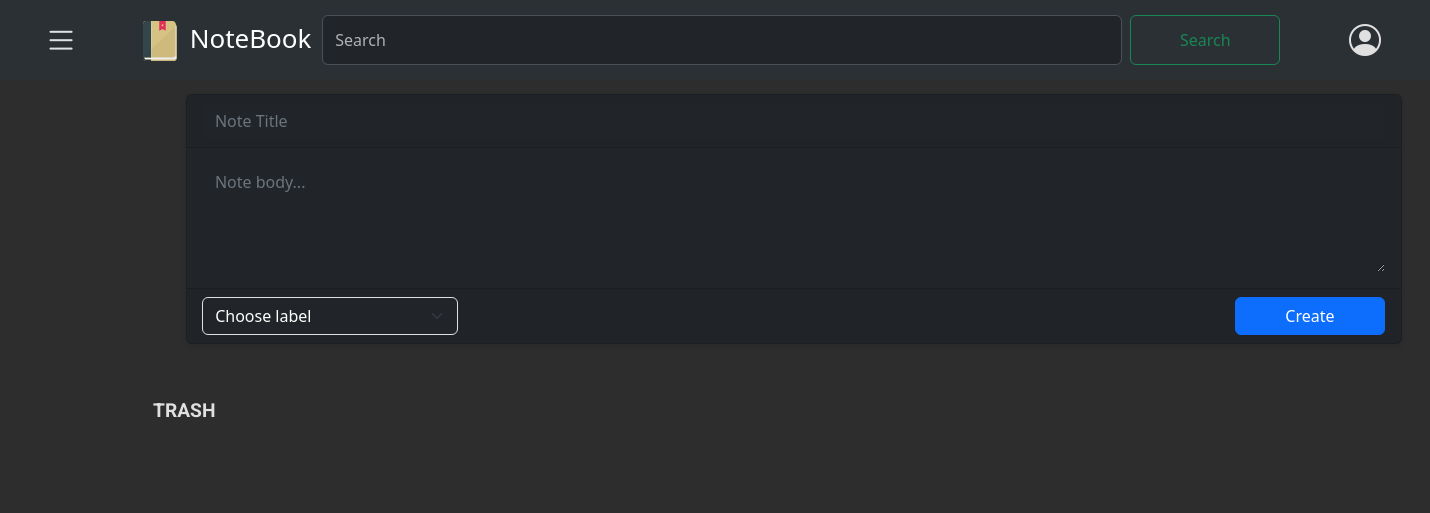
Before: /notes/trash/ (signed in) with the older database file.
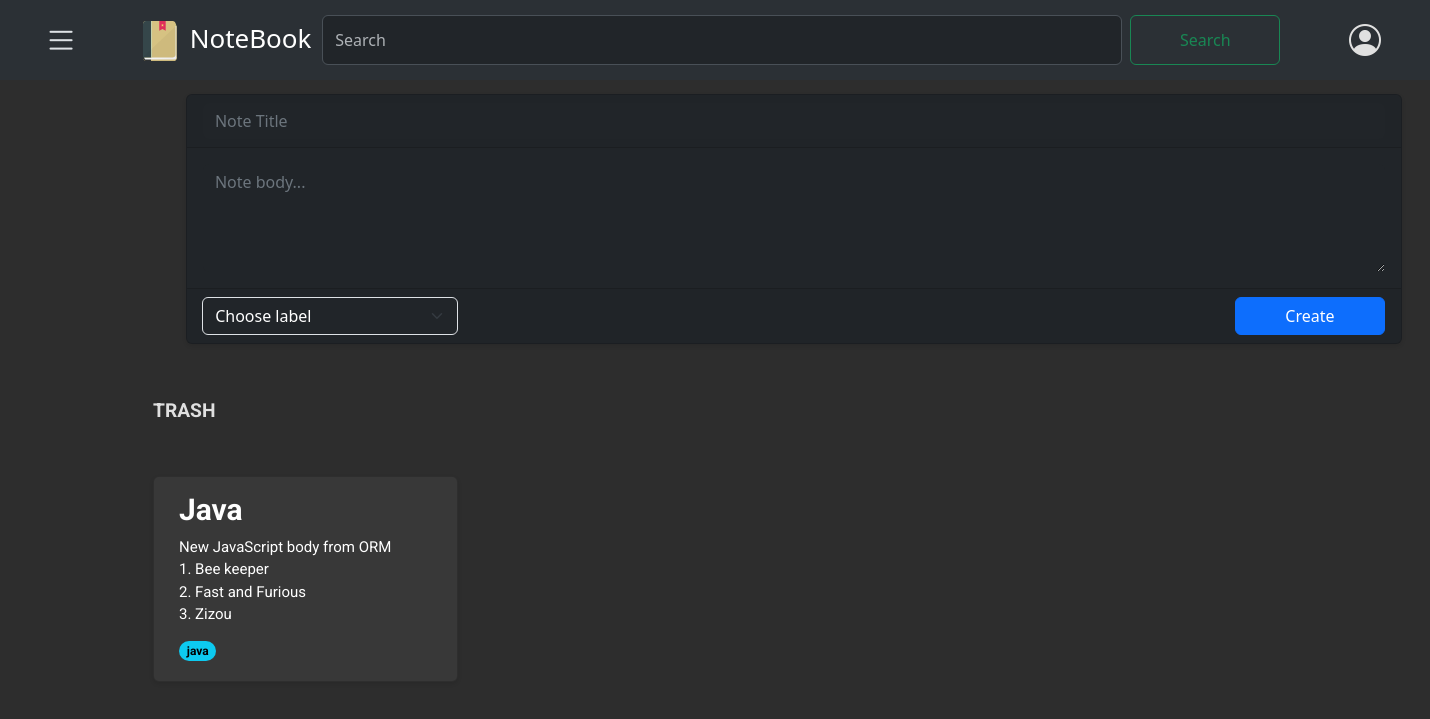
After: the same page with the newer database file.
### notes/models.py (models this page shows, shortened)
class Note(models.Model):
    user= models.ForeignKey(CustomUser,on_delete=models.CASCADE, related_name='notes')
    title= models.CharField(max_length=100, null=False)
    body= models.TextField()
    label= models.ForeignKey(Label, on_delete=models.SET_NULL, related_name="notes", blank=True, null=True)
    archived= models.BooleanField(default=False)
    pinned= models.BooleanField(default= False)
    created = models.DateTimeField(auto_now_add= True)
    updated= models.DateTimeField(auto_now=True)
    trashed = models.BooleanField(default=False)
    class Meta:
        ordering= ['-updated']
        indexes= [
            models.Index(fields=["-updated"])
        ]
        verbose_name = "Note"
        verbose_name_plural= "Notes"

class Label(models.Model):
    user = models.ForeignKey(CustomUser, on_delete=models.CASCADE, related_name='labels', default=None)
    name = models.CharField(max_length=50, null=False)
    class Meta:
        verbose_name = "Label"
        verbose_name_plural= "Labels"

### notes/views.py (the view)
# urls.py: path('trash/', views.trash_list, name='note_trash'),
@login_required
def trash_list(request):
    if request.method== "GET":
        trashed_notes = Note.objects.filter(user=request.user, trashed=True).order_by('-updated')
        return render(request, 'notes/note/trash_list.html', {'trashed_notes': trashed_notes})

### notes/context_processors.py (called while the page is built)
def labels_processor(request):
    if request.user.is_authenticated:
        labels = Label.objects.filter(user=request.user)
    else:
        labels = Label.objects.none()
    return {
        'labels': labels,
    }

### notes/templates/notes/note/trash_list.html (shortened to what this page needs)
{% extends "notes/base.html" %}
{% block content %}
{% load static %}
<p class="text-capitalize" style="font-weight: bold; font-size: larger;">TRASH</p>
<div class="card-container">
    {% for trashed_note in trashed_notes %}
    <div class="card" data-note-id="{{ trashed_note.id }}">
        <a href="#" class="note-link" data-note-id="{{ trashed_note.id }}">
            <h5 class="card-title">{{ trashed_note.title }}</h5>
            <p class="card-text">{{ trashed_note.body|truncatechars:650 }}</p>
        </a>
        <span class="badge rounded-pill text-bg-info">{{ trashed_note.label.name }}</span>
    </div>
    {% endfor %}
</div>
{% endblock %}

Changed rows visible on the page:
now on this page (row edited): Note: title "Java", body "New JavaScript body from ORM 1. Bee keeper 2. Fast and Furious 3. Zizou", label.name "java"
